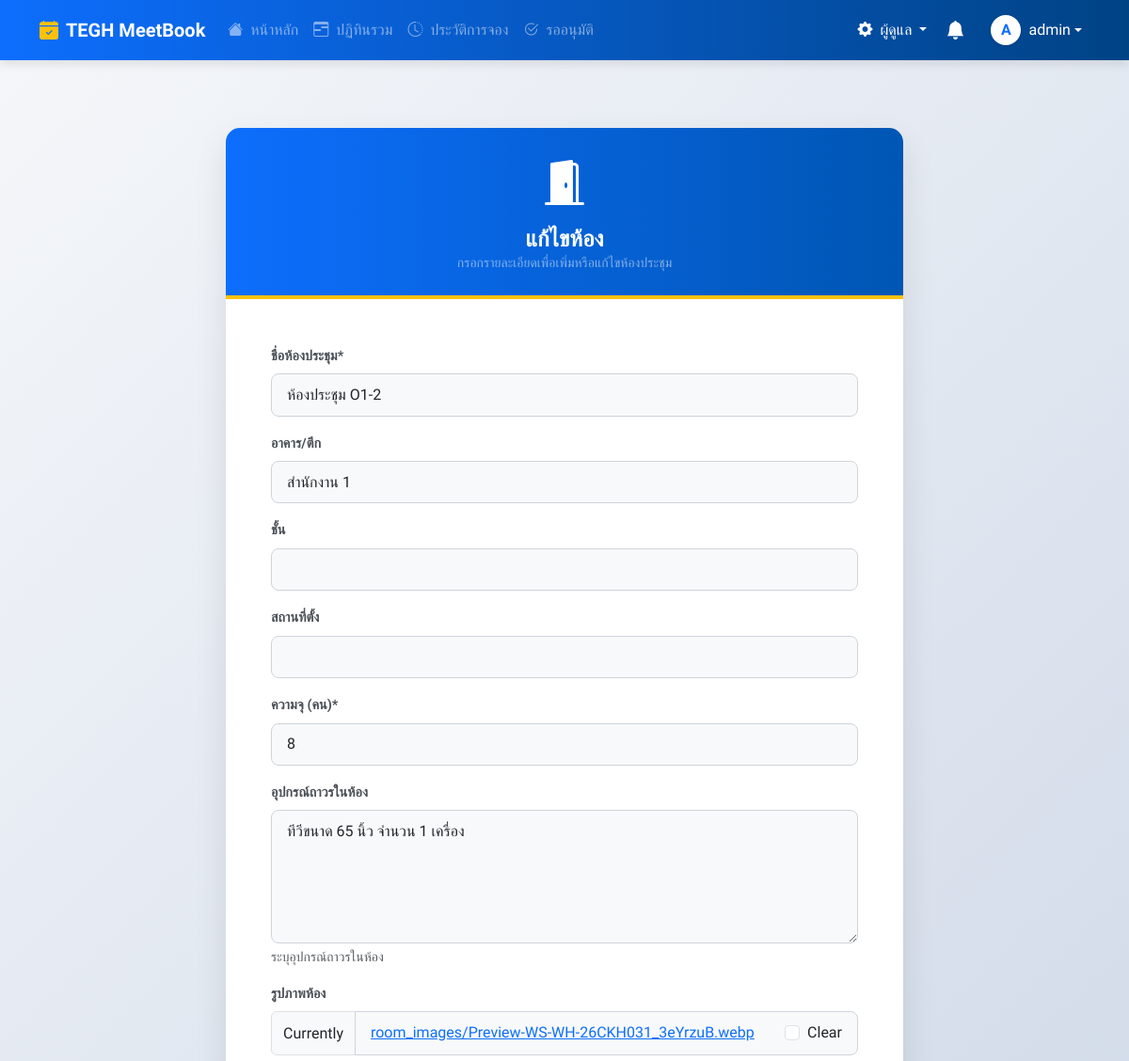
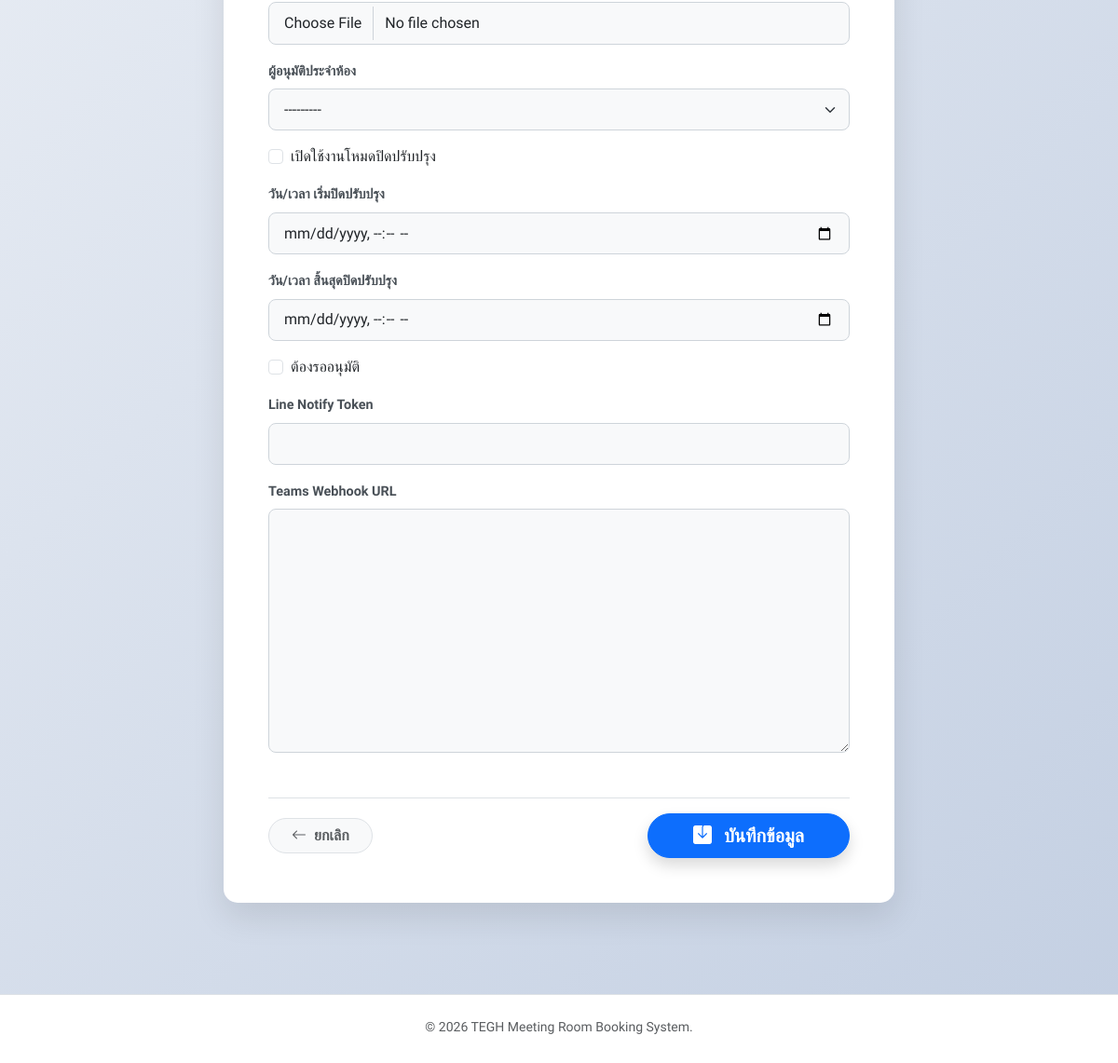
Page /manage/rooms/edit/2/ (signed in) on the committed database (2 pictures, top to bottom).
### booking/models.py (models this page shows, shortened)
class Room(models.Model):
    name = models.CharField(max_length=100, verbose_name="ชื่อห้องประชุม")
    building = models.CharField(max_length=100, blank=True, null=True, verbose_name="อาคาร/ตึก")
    floor = models.CharField(max_length=50, blank=True, null=True, verbose_name="ชั้น")
    location = models.CharField(max_length=255, blank=True, null=True, verbose_name="สถานที่ตั้ง")
    capacity = models.PositiveIntegerField(default=1, verbose_name="ความจุ (คน)")
    equipment_in_room = models.TextField(blank=True, null=True, help_text="ระบุอุปกรณ์ถาวรในห้อง", verbose_name="อุปกรณ์ถาวรในห้อง")
    image = models.ImageField(upload_to='room_images/', blank=True, null=True, verbose_name="รูปภาพห้อง")
    approver = models.ForeignKey(User, on_delete=models.SET_NULL, null=True, blank=True, related_name='approvable_rooms', verbose_name="ผู้อนุมัติ")
    is_maintenance = models.BooleanField(default=False, verbose_name="สถานะปิดปรับปรุง")
    maintenance_start = models.DateTimeField(null=True, blank=True, verbose_name="เริ่มปิดปรับปรุง")
    maintenance_end = models.DateTimeField(null=True, blank=True, verbose_name="สิ้นสุดปิดปรับปรุง")
    requires_approval = models.BooleanField(default=True, verbose_name="ต้องรออนุมัติ")
    line_notify_token = models.CharField(max_length=50, blank=True, null=True, verbose_name="Line Notify Token")
    teams_webhook_url = models.TextField(blank=True, null=True, verbose_name="Teams Webhook URL")

### booking/views.py (the view)
# urls.py: path('manage/rooms/edit/<int:room_id>/', views.edit_room_view, name='edit_room'),
@login_required
@user_passes_test(is_admin)
def edit_room_view(request, room_id):
    r = get_object_or_404(Room, pk=room_id)
    if request.method == 'POST':
        form = RoomForm(request.POST, request.FILES, instance=r)
        if form.is_valid():
            form.save()
            messages.success(request, "แก้ไขข้อมูลห้องเรียบร้อย")
            return redirect('rooms')
    else:
        form = RoomForm(instance=r)
    return render(request, 'pages/room_form.html', {**get_base_context(request), 'form': form, 'title': 'แก้ไขห้อง'})

### booking/views.py (called while the page is built)
def is_admin(user):
    return user.is_authenticated and (user.is_superuser or user.is_staff or user.groups.filter(name='Admin').exists())

def is_approver_or_admin(user):
    return user.is_authenticated and (user.is_superuser or user.is_staff or user.groups.filter(name__in=['Approver', 'Admin']).exists())

### templates/pages/room_form.html (shortened to what this page needs)
{% extends 'base.html' %}
{% load static %}
{% load crispy_forms_tags %}
{% block content %}
<div class="container py-5">
    <div class="row justify-content-center">
        <div class="col-md-10 col-lg-8">
            <div class="premium-card">
                <div class="card-header-premium text-center">
                    <div class="mb-2">
                        <i class="bi bi-door-open-fill" style="font-size: 3rem;"></i>
                    </div>
                    <h4 class="fw-bold m-0">{{ title|default:"ข้อมูลห้องประชุม" }}</h4>
                    <p class="text-white-50 small m-0">กรอกรายละเอียดเพื่อเพิ่มหรือแก้ไขห้องประชุม</p>
                </div>
                <div class="card-body p-4 p-md-5">
                    <form method="post" enctype="multipart/form-data">
                        {% crispy form %}
                        <div class="d-flex justify-content-between align-items-center mt-5 pt-3 border-top">
                            <a href="{% url 'rooms' %}" class="btn btn-light text-muted border rounded-pill px-4 fw-bold">
                                <i class="bi bi-arrow-left me-1"></i> ยกเลิก
                            </a>
                            <button type="submit" class="btn btn-primary btn-lg rounded-pill px-5 shadow fw-bold">
                                <i class="bi bi-save-fill me-2"></i> บันทึกข้อมูล
                            </button>
                        </div>
                    </form>
                </div>
            </div>
        </div>
    </div>
</div>
{% endblock %}

### templates/base.html (shortened to what this page needs)
<!DOCTYPE html>
<html lang="th">
<head>
    <link href="https://cdn.jsdelivr.net/npm/bootstrap@5.3.0/dist/css/bootstrap.min.css" rel="stylesheet">
    <link rel="stylesheet" href="https://cdn.jsdelivr.net/npm/bootstrap-icons@1.11.0/font/bootstrap-icons.css">
    <link href="https://cdn.jsdelivr.net/npm/select2@4.1.0-rc.0/dist/css/select2.min.css" rel="stylesheet" />
    <link rel="stylesheet" href="https://cdn.jsdelivr.net/npm/select2-bootstrap-5-theme@1.3.0/dist/select2-bootstrap-5-theme.min.css" />
</head>
<body class="d-flex flex-column min-vh-100">
    <nav class="navbar navbar-expand-lg navbar-dark navbar-premium sticky-top">
        <div class="container">
            <a class="navbar-brand fw-bold d-flex align-items-center" href="{% url 'dashboard' %}">
                <i class="bi bi-calendar-check-fill me-2 text-warning"></i>
                TEGH MeetBook
            </a>
            <div class="collapse navbar-collapse" id="navbarNav">
                <ul class="navbar-nav me-auto">
                    {% for item in menu_items %}
                    <li class="nav-item">
                        <a class="nav-link {% if item.active %}active text-white{% else %}text-white-50{% endif %}" href="{% url item.url_name %}">
                            <i class="bi {{ item.icon }} me-1"></i> {{ item.label }}
                        </a>
                    </li>
                    {% endfor %}
                </ul>
                <ul class="navbar-nav align-items-center gap-1">
                    {% if is_admin_user %}
                    <li class="nav-item dropdown">
                        <a class="nav-link dropdown-toggle text-white" href="#" data-bs-toggle="dropdown">
                            <i class="bi bi-gear-fill me-1"></i> ผู้ดูแล
                        </a>
                    </li>
                    {% endif %}
                    <li class="nav-item dropdown">
                        <a class="nav-link position-relative text-white" href="#" id="notificationDropdown" role="button" data-bs-toggle="dropdown" aria-expanded="false">
                            <i class="bi bi-bell-fill fs-5"></i>
                        </a>
                    </li>
                    {% if user.is_authenticated %}
                    <li class="nav-item dropdown ms-2">
                        <a class="nav-link dropdown-toggle text-white d-flex align-items-center" href="#" data-bs-toggle="dropdown">
                            <div class="bg-white text-primary rounded-circle d-flex align-items-center justify-content-center fw-bold me-2 shadow-sm" style="width: 32px; height: 32px;">
                                {{ user.username|make_list|first|upper }}
                            </div>
                            <span class="d-none d-lg-inline">{{ user.username }}</span>
                        </a>
                    </li>
                    {% else %}
                    <li class="nav-item"><a class="nav-link text-white fw-bold" href="{% url 'login' %}">เข้าสู่ระบบ</a></li>
                    {% endif %}
                </ul>
            </div>
        </div>
    </nav>
    <main class="main-wrapper mt-4">
        <div class="container">
            {% block content %}{% endblock %}
        </div>
    </main>
    <footer class="bg-white border-top py-4 mt-auto">
        <div class="container text-center text-muted small">
            <p class="mb-1">&copy; 2026 TEGH Meeting Room Booking System.</p>
        </div>
    </footer>
</body>
</html>

### templates/base.html (style rules this page uses)
body { font-family: 'Sarabun', sans-serif; background-color: #f5f7fa; overflow-x: hidden; }
.navbar-premium { background: linear-gradient(90deg, #0d6efd 0%, #004385 100%); box-shadow: 0 4px 10px rgba(0,0,0,0.1); }
.nav-link { transition: all 0.2s; }
.main-wrapper { min-height: 80vh; padding-bottom: 50px; width: 100%; }

### templates/pages/room_form.html (style rules this page uses)
body { background: linear-gradient(135deg, #f5f7fa 0%, #c3cfe2 100%); min-height: 100vh; }
.premium-card { border: none; border-radius: 15px; box-shadow: 0 15px 35px rgba(0,0,0,0.1); background-color: #fff; overflow: hidden; }
.card-header-premium { background: linear-gradient(90deg, #0d6efd 0%, #0056b3 100%); color: white; padding: 1.5rem; border-bottom: 4px solid #ffc107; }
.form-label { font-weight: 600; font-size: 0.9rem; color: #495057; }
.form-control, .form-select { border-radius: 8px; border: 1px solid #ced4da; padding: 0.6rem 1rem; transition: all 0.2s; background-color: #f8f9fa; }

### rows in the picture
Room: name "ห้องประชุม O1-2", building "สำนักงาน 1", capacity "8", equipment_in_room "ทีวีขนาด 65 นิ้ว จำนวน 1 เครื่อง", approver "---------"

### other values in the picture
{{ item.label }} "หน้าหลัก" "ปฏิทินรวม" "ประวัติการจอง" "รออนุมัติ"
{{ user.username|make_list|first|upper }} "A"
{{ user.username }} "admin"
{{ title|default:"ข้อมูลห้องประชุม" }} "แก้ไขห้อง"
